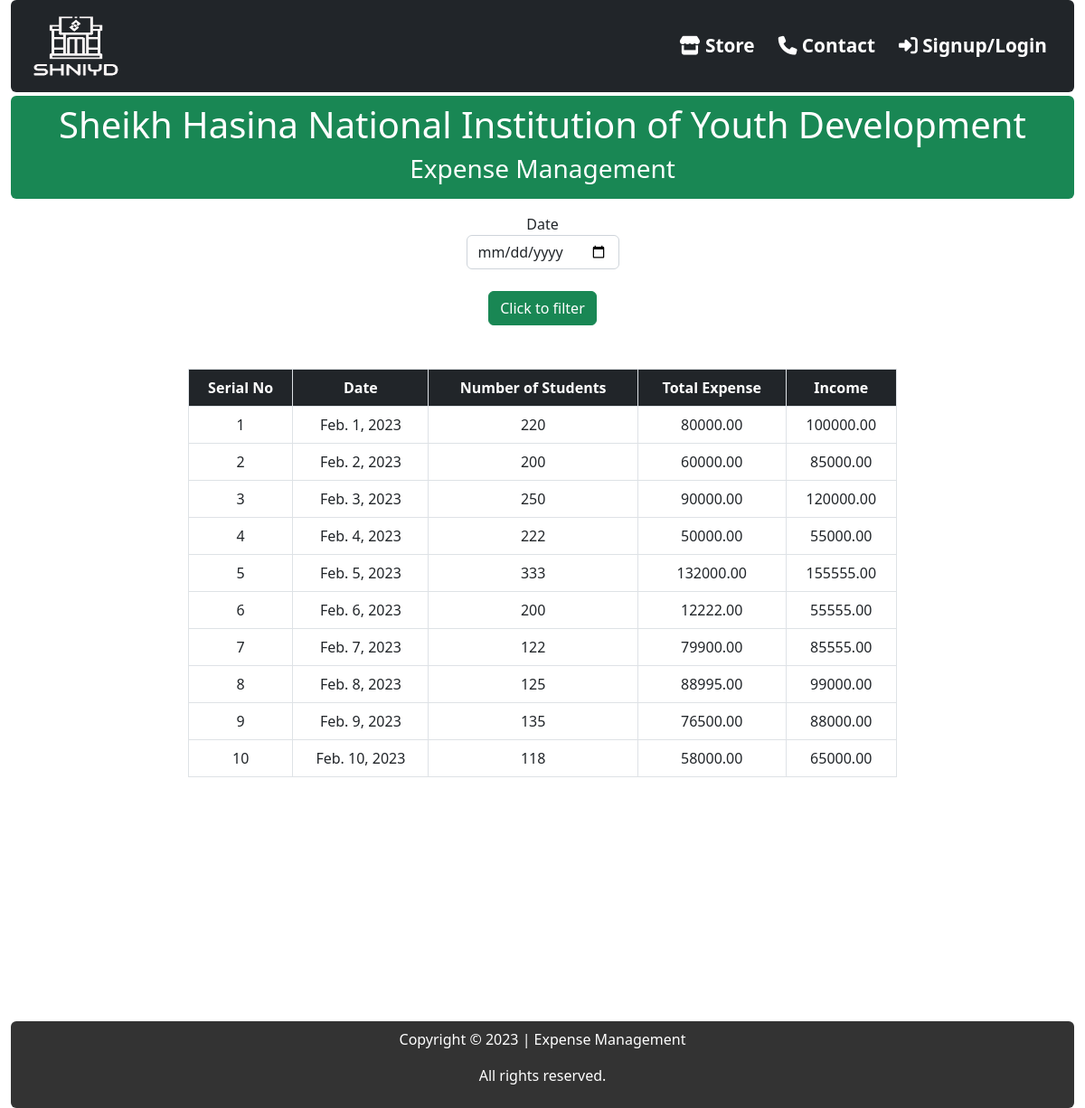
The page / on the database its author committed.
### ExpenseApp/models.py (models this page shows, shortened)
class DailyExpense(models.Model):
    serial = models.PositiveSmallIntegerField()
    date = models.DateField()
    number_of_stu = models.PositiveSmallIntegerField()
    total_expense = models.DecimalField(max_digits=10,decimal_places=2)
    income = models.DecimalField(max_digits=10,decimal_places=2)

### ExpenseApp/views.py (the view)
# urls.py: path('', views.home, name='home'),
def home(request):
    if request.method == 'POST':
        date = request.POST.get('date')
        all_data = DailyExpense.objects.filter(date__exact=date)
        return render(request, 'index.html',{'alldata':all_data})
    all_data = DailyExpense.objects.all()
    return render(request, 'index.html',{'alldata':all_data})

### templates/index.html (shortened to what this page needs)
{% load static %}
<!DOCTYPE html>
<html lang="en">
<head>
    <link rel="stylesheet" href="https://cdn.jsdelivr.net/npm/bootstrap@5.2.3/dist/css/bootstrap.min.css">
    <link rel="stylesheet" href="{% static 'css/style.css' %}">
</head>
<body>
    <div class="container-fluid">
        <nav class="navbar navbar-expand-lg rounded py-3">
            <div class="container-fluid">
              <a href="/"><img width="120px" src="{% static './images/logo.png' %}" height="70px" alt="logo"/></a>
              <div class="collapse navbar-collapse" id="navbarNav">
                <ul class="navbar-nav ms-auto text-light">
                  <li class="nav-item">
                    <a class="nav-link" href="#"
                      ><i class="fa-solid fa-store"></i>&nbsp;Store</a
                    >
                  </li>
                  <li class="nav-item">
                    <a class="nav-link" href="#"
                      ><i class="fa-solid fa-phone"></i>&nbsp;Contact</a
                    >
                  </li>
                  <li class="nav-item">
                    <a class="nav-link" href="#"
                      ><i class="fa fa-sign-in" aria-hidden="true"></i
                      >&nbsp;Signup/Login</a
                    >
                  </li>
                </ul>
              </div>
            </div>
        </nav>
        <div class="text-bg-success text-center py-2 mt-1 mb-3 rounded">
            <h1>Sheikh Hasina National Institution of Youth Development</h1>
            <h3> Expense Management </h3>
        </div>
        <div class="tb col-lg-8 m-auto mx-auto">
<div class="text-center">
    <form action="" method="post">
            <label for="date"><span style="font-weight: 500;">Date</span></label>
            <input id="date" type="date" class="form-control" name="date" style="width: fit-content; margin: 0 auto;"><br>
            <input type="submit" value="Click to filter" class="btn btns btn-success mb-5">
    </form>
</div>
            <table class="table table-bordered table-hover text-center">
                <thead class="text-bg-dark">
                    <tr>
                        <th>Serial No</th>
                        <th>Date</th>
                        <th>Number of Students</th>
                        <th>Total Expense</th>
                        <th>Income</th>
                    </tr>
                </thead>
                <tbody>
                    {% for x in alldata %}
                    <tr>
                        <td>{{ x.serial }}</td>
                        <td>{{ x.date }}</td>
                        <td>{{ x.number_of_stu }}</td>
                        <td>{{ x.total_expense }}</td>
                        <td>{{ x.income }}</td>
                    </tr>
                    {% endfor %}
                </tbody>
            </table>
        </div>
        <footer class="py-2 rounded">
            <p>Copyright © 2023 | Expense Management </p>
            <p>All rights reserved.</p>
          </footer>
    </div>
</body>
</html>

### static/css/style.css (style rules this page uses)
.navbar { background-color: #212529; }
.navbar a { color: white; font-weight: 600; font-size: 1.3em; margin-right: 10px; }
footer { background-color: #333; color: #fff; text-align: center; margin-top: 270px; }

### rows shown on the page
DailyExpense: serial "1", date "Feb. 1, 2023", number_of_stu "220", total_expense "80000.00", income "100000.00"
DailyExpense: serial "2", date "Feb. 2, 2023", number_of_stu "200", total_expense "60000.00", income "85000.00"
DailyExpense: serial "3", date "Feb. 3, 2023", number_of_stu "250", total_expense "90000.00", income "120000.00"
DailyExpense: serial "4", date "Feb. 4, 2023", number_of_stu "222", total_expense "50000.00", income "55000.00"
DailyExpense: serial "5", date "Feb. 5, 2023", number_of_stu "333", total_expense "132000.00", income "155555.00"
DailyExpense: serial "6", date "Feb. 6, 2023", number_of_stu "200", total_expense "12222.00", income "55555.00"
DailyExpense: serial "7", date "Feb. 7, 2023", number_of_stu "122", total_expense "79900.00", income "85555.00"
DailyExpense: serial "8", date "Feb. 8, 2023", number_of_stu "125", total_expense "88995.00", income "99000.00"
DailyExpense: serial "9", date "Feb. 9, 2023", number_of_stu "135", total_expense "76500.00", income "88000.00"
DailyExpense: serial "10", date "Feb. 10, 2023", number_of_stu "118", total_expense "58000.00", income "65000.00"
